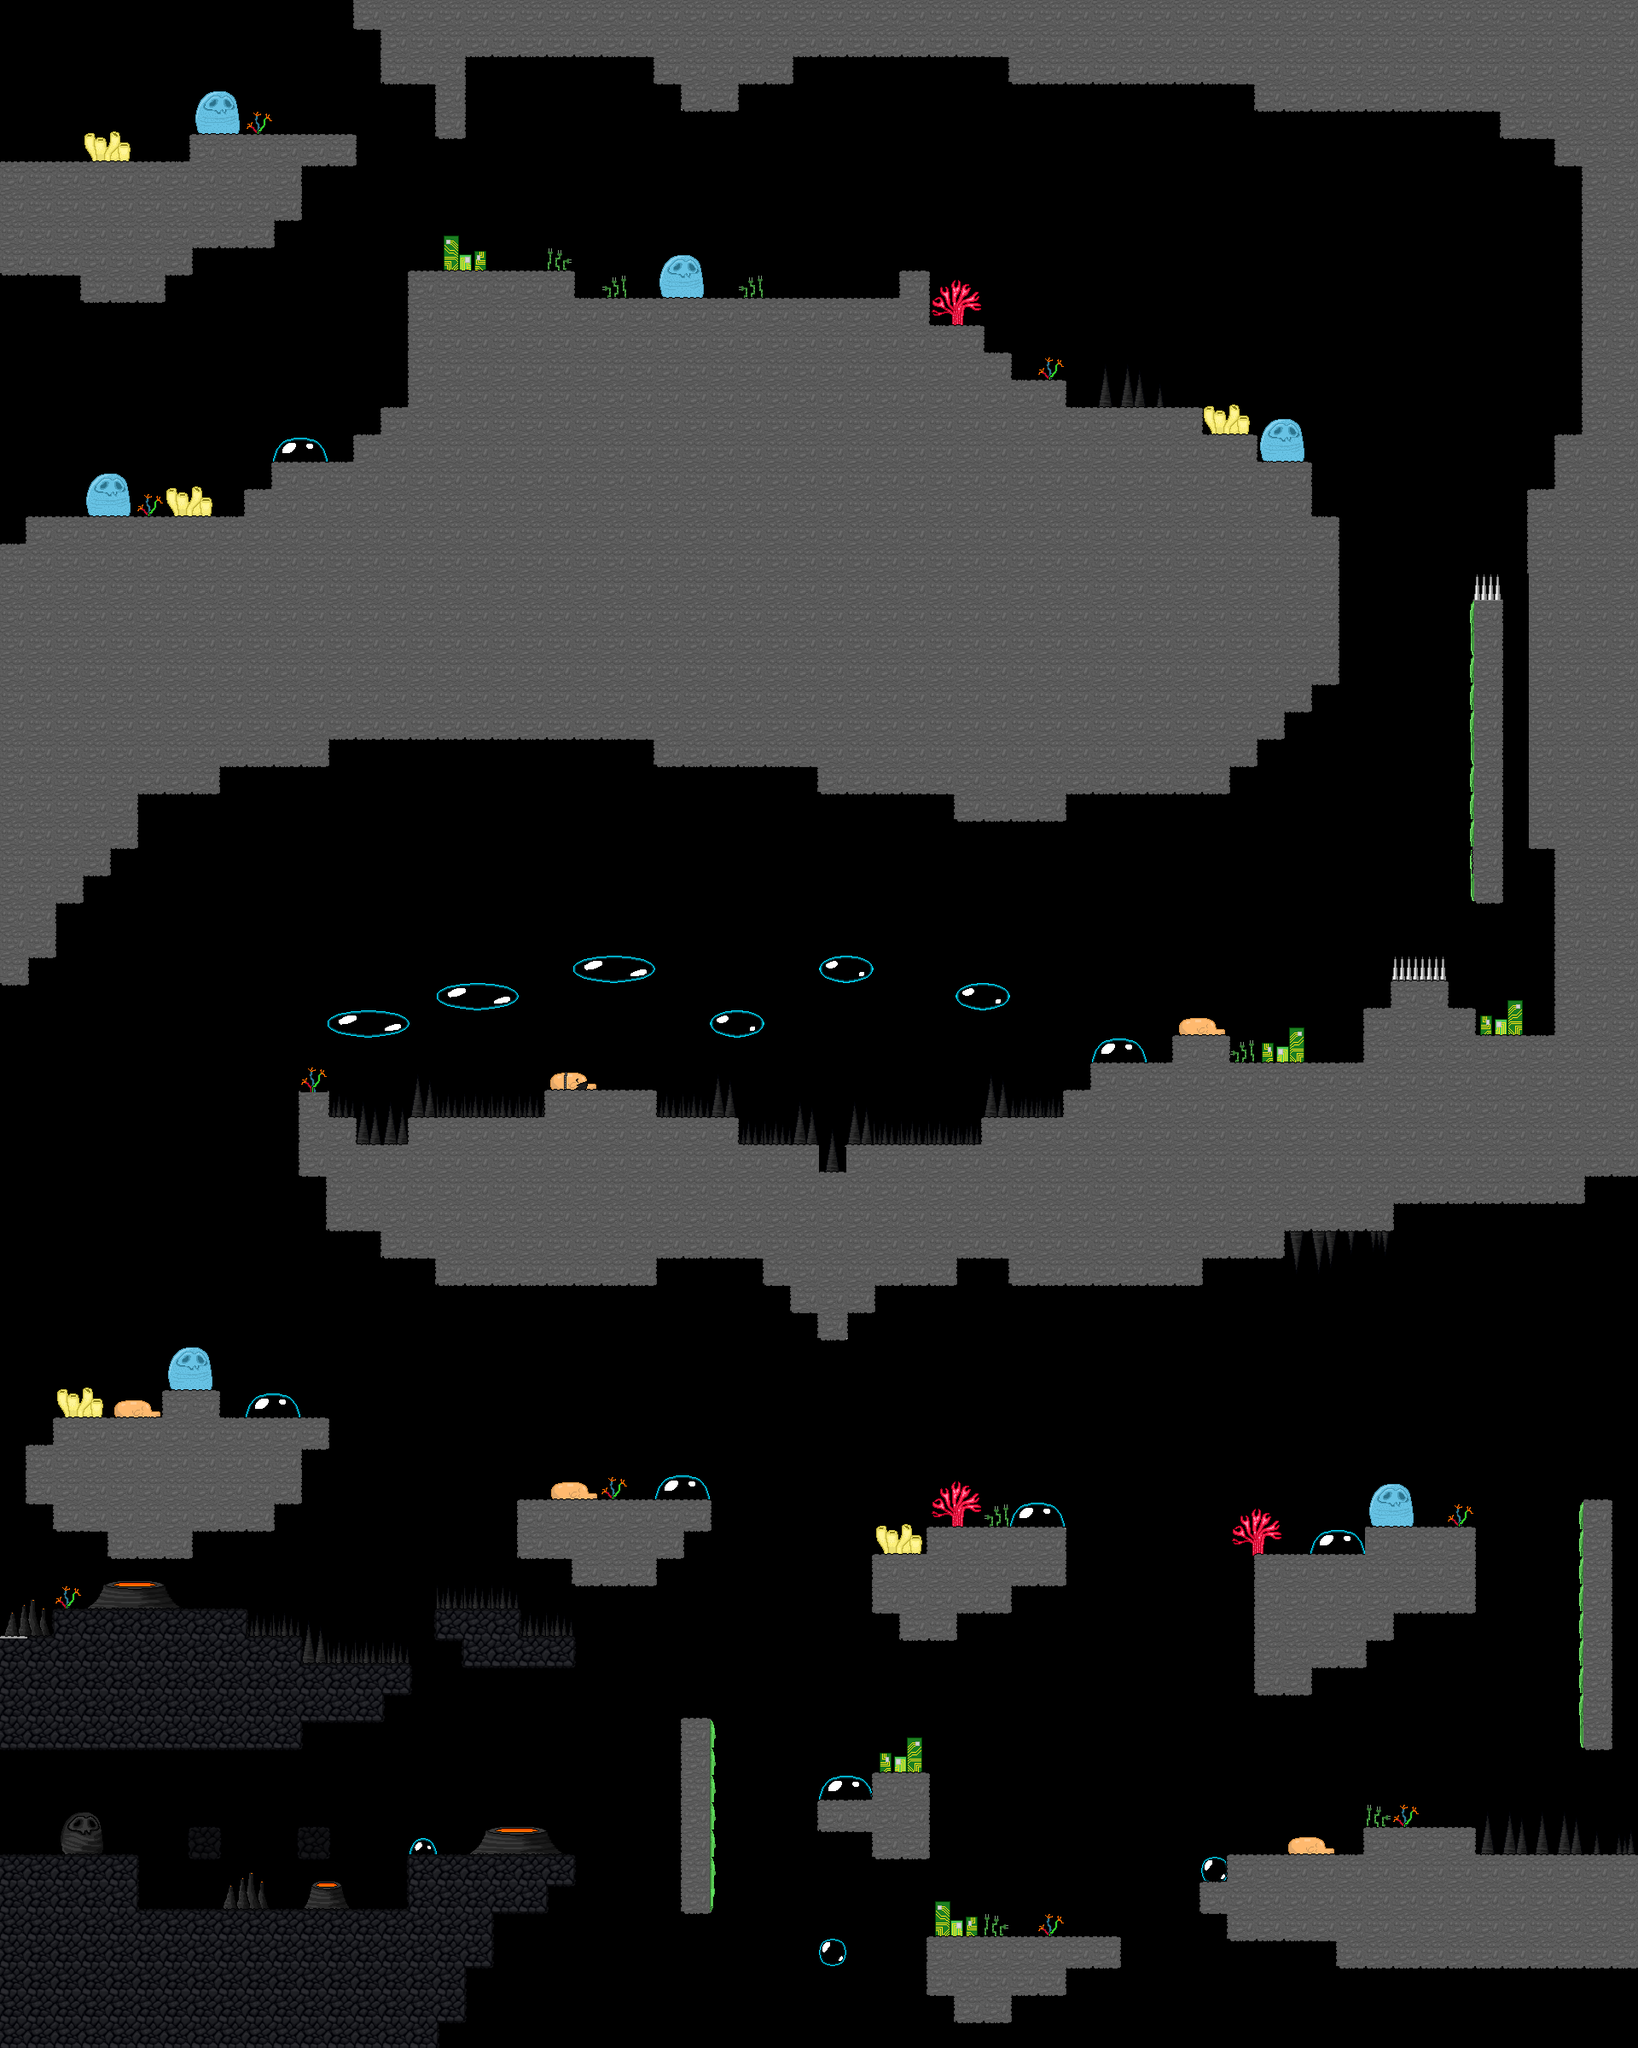

Below is a game level as drawn by its tile map, then a one-line description and the .tmx that defines it (tile-layer data replaced by summaries):
An orthogonal 60x75 tile map with 32x32 px tiles, 3 tile layers (blocos, decoracao, floor), 12 tilesets and 228 objects (29x Ponto, 16x bloco de pulo, 12x espinho, 10x sentinela, 7x caranguejo, ...).

<map version="1.10" tiledversion="1.11.2" orientation="orthogonal" renderorder="right-down" width="60" height="75" tilewidth="32" tileheight="32" infinite="0" nextlayerid="16" nextobjectid="318">
 <editorsettings>
  <export target="segunda_fase.lua" format="lua" />
 </editorsettings>
 <tileset firstgid="1" name="tileseset" tilewidth="32" tileheight="32" tilecount="120" columns="8">
  <image source="tilesset.png" width="256" height="480" />
 </tileset>
 <tileset firstgid="121" name="bolhas" tilewidth="32" tileheight="32" tilecount="1536" columns="48">
  <image source="Bolhas.png" width="1536" height="1024" />
 </tileset>
 <tileset firstgid="1657" name="bolhas" tilewidth="32" tileheight="32" tilecount="1536" columns="48">
  <image source="Bolhas.png" width="1536" height="1024" />
 </tileset>
 <tileset firstgid="3193" name="tileseset" tilewidth="32" tileheight="32" tilecount="120" columns="8">
  <image source="tilesset.png" width="256" height="480" />
 </tileset>
 <tileset firstgid="3313" name="bolhas" tilewidth="32" tileheight="32" tilecount="1536" columns="48">
  <image source="Bolhas.png" width="1536" height="1024" />
 </tileset>
 <tileset firstgid="4849" name="Tiles_Fase1" tilewidth="32" tileheight="32" tilecount="100" columns="10">
  <image source="Tilesset1.png" width="320" height="320" />
 </tileset>
 <tileset firstgid="4949" name="Tiles_Fase1" tilewidth="32" tileheight="32" tilecount="100" columns="10">
  <image source="Tilesset1.png" width="320" height="320" />
 </tileset>
 <tileset firstgid="5049" name="Tiles_Fase1" tilewidth="32" tileheight="32" tilecount="100" columns="10">
  <image source="Tilesset1.png" width="320" height="320" />
 </tileset>
 <tileset firstgid="5149" name="Tiles_Fase1" tilewidth="32" tileheight="32" tilecount="100" columns="10">
  <image source="Tilesset1.png" width="320" height="320" />
 </tileset>
 <tileset firstgid="5249" name="fase2_tilesset" tilewidth="32" tileheight="32" tilecount="100" columns="10">
  <image source="fase2_tilesset.png" width="320" height="320" />
 </tileset>
 <tileset firstgid="5349" name="bolhas_tileset" tilewidth="32" tileheight="32" tilecount="12" columns="12">
  <image source="bolhas_tileset.png" width="384" height="32" />
 </tileset>
 <tileset firstgid="5361" name="enfeites_maiores" tilewidth="32" tileheight="32" tilecount="48" columns="8">
  <image source="enfeites_maiores.png" width="256" height="192" />
 </tileset>
 <layer id="13" name="blocos" width="60" height="75">
  <data>[4500 cells, 133 non-empty, 32 distinct tile ids]</data>
 </layer>
 <layer id="15" name="decoracao" width="60" height="75">
  <data>[4500 cells, 137 non-empty, 52 distinct tile ids]</data>
 </layer>
 <layer id="4" name="floor" width="60" height="75">
  <data>[4500 cells, 2464 non-empty, 56 distinct tile ids]</data>
 </layer>
 <objectgroup id="5" name="spawn" visible="0">
  <object id="32" name="playerSpawn" x="56.2425" y="23.273" width="54.5455" height="75.7576" />
 </objectgroup>
 <objectgroup id="6" name="enemies">
  <object id="33" name="sentinela" x="1645.45" y="333.333" width="96.9697" height="69.697">
   <properties>
    <property name="isSentinela" type="bool" value="true" />
   </properties>
  </object>
  <object id="34" name="caranguejo" x="884.848" y="287.879" width="27.2727" height="51.5152">
   <properties>
    <property name="detectionRadius" type="int" value="250" />
    <property name="isCaranguejo" type="bool" value="true" />
    <property name="speed" type="int" value="50" />
   </properties>
  </object>
  <object id="36" name="rebatedor" x="1071.58" y="98.848" width="45.4545" height="48.4848">
   <properties>
    <property name="isRebatedor" type="bool" value="true" />
    <property name="speedX" type="int" value="102" />
    <property name="speedY" type="int" value="80" />
   </properties>
  </object>
  <object id="56" name="caranguejo" x="1750.12" y="1160.97" width="27.2727" height="51.5152">
   <properties>
    <property name="detectionRadius" type="int" value="250" />
    <property name="isCaranguejo" type="bool" value="true" />
    <property name="speed" type="int" value="50" />
   </properties>
  </object>
  <object id="60" name="perseguidor" x="147.333" y="1078" width="33.3333" height="40">
   <properties>
    <property name="detectionRadius" type="int" value="100" />
    <property name="isEnemy" type="bool" value="true" />
    <property name="speed" type="int" value="200" />
   </properties>
  </object>
  <object id="64" name="perseguidor" x="149.333" y="460" width="33.3333" height="34">
   <properties>
    <property name="detectionRadius" type="int" value="250" />
    <property name="isEnemy" type="bool" value="true" />
    <property name="speed" type="int" value="200" />
   </properties>
  </object>
  <object id="65" name="sentinela" x="194.061" y="1533.75" width="24.7273" height="33.2122">
   <properties>
    <property name="isSentinela" type="bool" value="true" />
   </properties>
  </object>
  <object id="66" name="sentinela" x="735.166" y="929.307" width="29.394" height="33.2122">
   <properties>
    <property name="isSentinela" type="bool" value="true" />
   </properties>
  </object>
  <object id="67" name="caranguejo" x="1540.91" y="1174.24" width="27.2727" height="51.5152">
   <properties>
    <property name="detectionRadius" type="int" value="250" />
    <property name="isCaranguejo" type="bool" value="true" />
    <property name="speed" type="int" value="50" />
   </properties>
  </object>
  <object id="68" name="caranguejo" x="543.939" y="271.212" width="27.2727" height="51.5152">
   <properties>
    <property name="detectionRadius" type="int" value="250" />
    <property name="isCaranguejo" type="bool" value="true" />
    <property name="speed" type="int" value="50" />
   </properties>
  </object>
  <object id="69" name="rebatedor" x="807.576" y="181.818" width="45.4545" height="48.4848">
   <properties>
    <property name="isRebatedor" type="bool" value="true" />
    <property name="speedX" type="int" value="102" />
    <property name="speedY" type="int" value="80" />
   </properties>
  </object>
  <object id="70" name="rebatedor" x="1653.82" y="200.182" width="45.4545" height="48.4848">
   <properties>
    <property name="isRebatedor" type="bool" value="true" />
    <property name="speedX" type="int" value="102" />
    <property name="speedY" type="int" value="80" />
   </properties>
  </object>
  <object id="71" name="rebatedor" x="568.182" y="100" width="45.4545" height="48.4848">
   <properties>
    <property name="isRebatedor" type="bool" value="true" />
    <property name="speedX" type="int" value="102" />
    <property name="speedY" type="int" value="80" />
   </properties>
  </object>
  </objectgroup>
 <objectgroup id="14" name="pontos" visible="0">
  <!-- 29 objects omitted --></objectgroup>
 <objectgroup id="11" name="exits" visible="0">
  <!-- 1 objects omitted --></objectgroup>
 <objectgroup id="7" name="spikes" visible="0">
  <!-- 12 objects omitted --></objectgroup>
 <objectgroup id="8" name="jumpBlocks" visible="0">
  <!-- 18 objects omitted --></objectgroup>
 <objectgroup id="9" name="wallJumpBlocks" visible="0">
  <!-- 3 objects omitted --></objectgroup>
 <objectgroup id="10" name="Walls_fase2" visible="0">
  <!-- 140 objects omitted --></objectgroup>
</map>
<!-- 214 of 228 objects omitted -->
